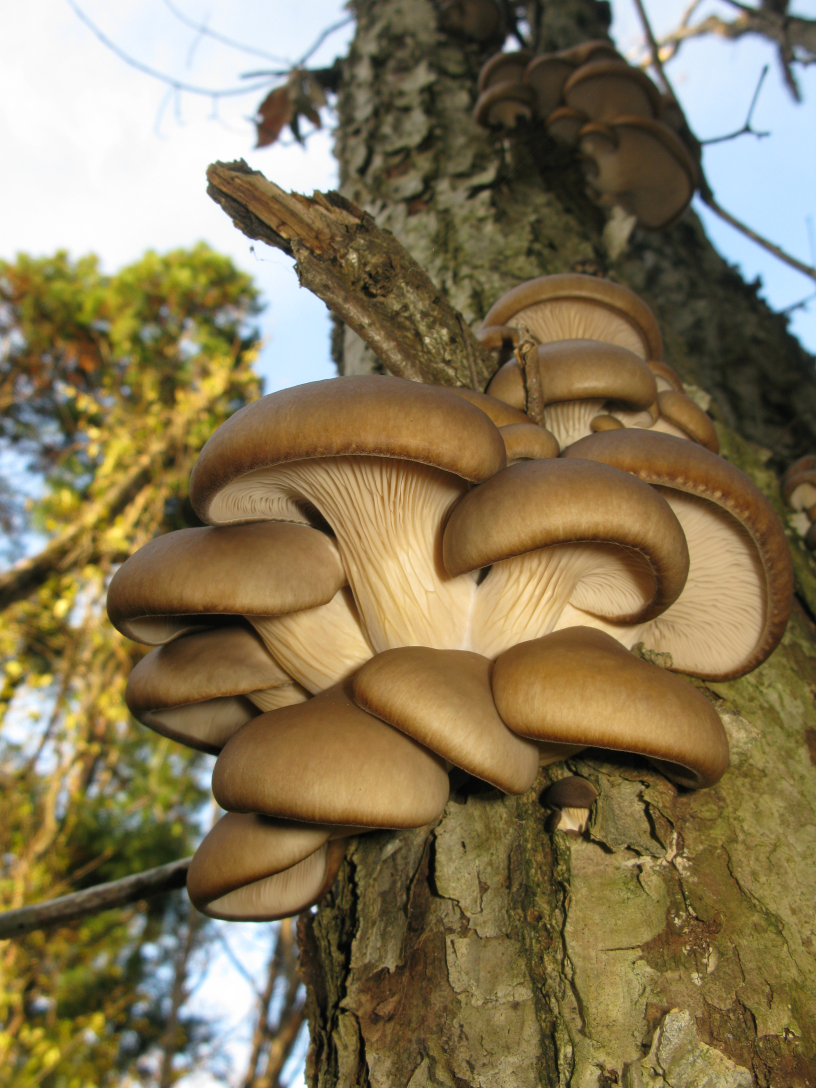
#> input picture dataset/hiratake/1.pleurotus_ostreatus%2c_japan_1.jpg, 2448 x 3264 px (shown at 1/3 size); its folder holds 3 pictures in this run
$ python labeling.py
#> lines starting #> are read from the running program, lines starting #| are printed output that depends on the picture
import matplotlib.pyplot as plt
import os
import cv2
import random
import numpy as np

def create_training_data(datadir, categories, img_size, training_data):
#> called with datadir = 'dataset/', img_size = 128
    for class_num, category in enumerate(categories):
        path = os.path.join(datadir, category)
        # os.remove(path+"/.DS_Store")
        for img_name in os.listdir(path): #os.listdirで指定したディレクトリの中身を一覧で取得
            # print(os.path.join(path, img_name))
            try:
                img_array = cv2.imread(os.path.join(path, img_name))
#> img_array is the input picture: shape (3264, 2448, 3); mean B, G, R 86.8, 119.4, 133.4
                # print(img_array,img_name)
                img_resize_array = cv2.resize(img_array, (img_size, img_size))
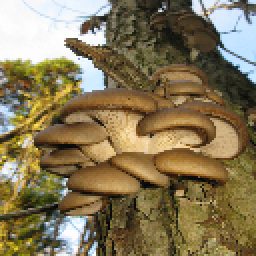
#> img_resize_array: shape (128, 128, 3) (shown 2 times larger); mean B, G, R 86.8, 119.4, 133.4
                training_data.append([img_resize_array, class_num])
            except Exception as e:
                print("skip " + img_name)
#> pass 2 of the loop in create_training_data, `for class_num, category in enumerate(categories):`:
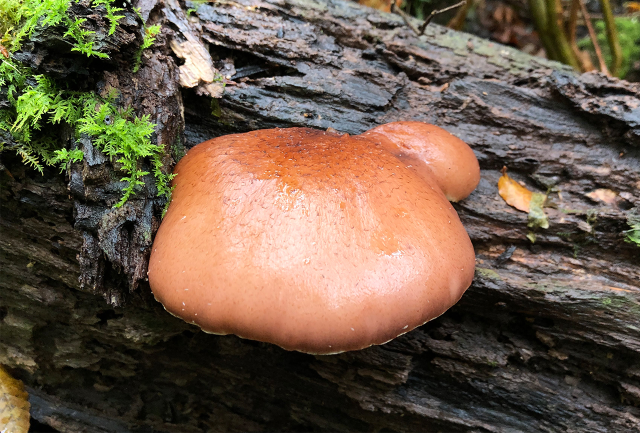
#> input picture dataset/tsukiyotake/1.tsukiyotake_8_l.jpg, 1280 x 866 px (shown at 1/2 size)
#> in create_training_data, img_array is the input picture: shape (866, 1280, 3); mean B, G, R 72.3, 89.7, 107.3
#> in create_training_data, `img_resize_array = cv2.resize(img_array, (img_size, img_size))`:
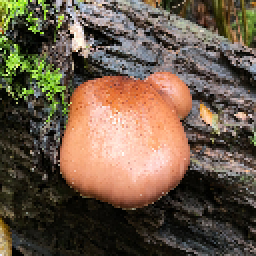
#> img_resize_array: shape (128, 128, 3) (shown 2 times larger); mean B, G, R 72.1, 89.4, 107

if __name__ == "__main__":
    x_train = [] #image data
    y_train = [] #label data
    training_data = [] #training_data
    create_training_data(datadir="dataset/", categories=["hiratake","tsukiyotake"], img_size=128, training_data=training_data)
    random.shuffle(training_data)

    for feature, label in training_data:
        x_train.append(feature)
        y_train.append(label)
    x_train = np.array(x_train)
    y_train = np.array(y_train)

    for i in range(4):
        print("label of " + str(i), y_train[i])
        print("img of " + str(i), x_train[i])
        plt.subplot(2, 2, i+1)
        plt.axis("off")
        plt.title(label = "hiratake" if y_train[i]==0 else "tsukiyotake")
        img_array = cv2.cvtColor(x_train[i], cv2.COLOR_BGR2RGB)
        plt.imshow(img_array)
#> this loop made 4 passes
#> pass 1, `img_array = cv2.cvtColor(x_train[i], cv2.COLOR_BGR2RGB)`:
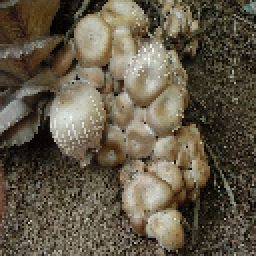
#> img_array: shape (128, 128, 3) (shown 2 times larger); mean R, G, B 97.7, 89.2, 71.2
#> pass 3, `img_array = cv2.cvtColor(x_train[i], cv2.COLOR_BGR2RGB)`:
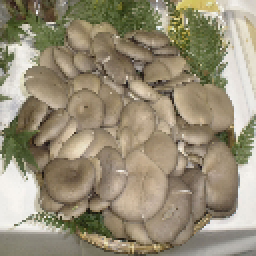
#> img_array: shape (128, 128, 3) (shown 2 times larger); mean R, G, B 151.6, 142.2, 119.1

    plt.show()
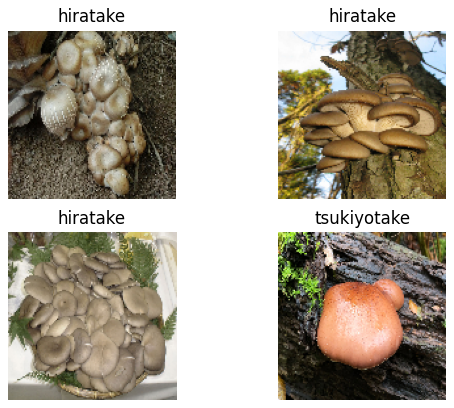
#> figure drawn by matplotlib, 4 panels
